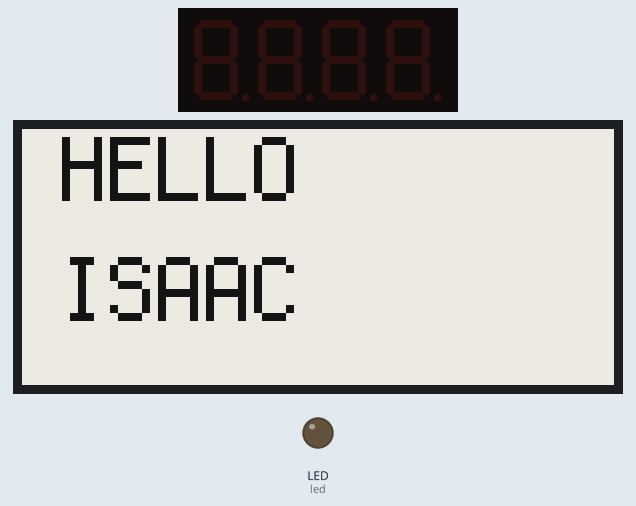
Simulated run of this program. Board: CircuitPython board. Parts: 4-digit seven-segment display, 296×128 one-colour display, output pins drawn as LEDs (lit = HIGH). The clock reads 2024-03-15 10:24:30 at power-on unless the program sets it; what the program prints to the serial console is not drawn.

Above: at 4.1 s.
At 4.6 s:
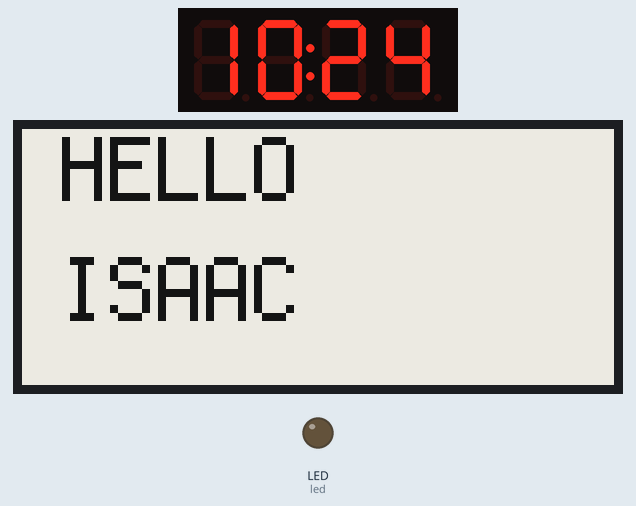
At 30.2 s:
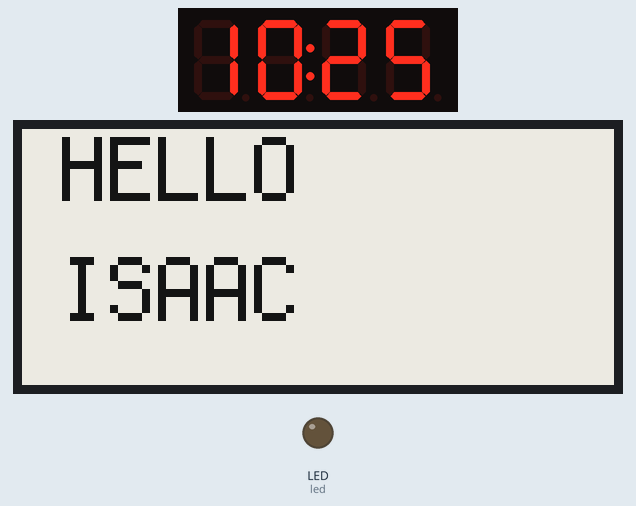

Measured:
- what the display in image 0 shows lasts 0.5 s, from 4.0 s to 4.5 s
- what the display in image 1 shows lasts 25.6 s, from 4.5 s to 30.1 s

The program:

code.py
```python
# Write your code here :-)
import board
import microcontroller
import digitalio
import displayio
from adafruit_display_text import label
import terminalio
import time
import adafruit_ds3231
import adafruit_ht16k33.segments
import adafruit_uc8151d
import busio

BRIGHTNESS = 1.0 / 16.0
WHITE = 0xFFFFFF
BLACK = 0x000000

BACKGROUND_COLOR = WHITE

DISPLAY_WIDTH=296
DISPLAY_HEIGHT=128

displayio.release_displays()
time.sleep(1)

i2c = board.I2C()
ds3231 = adafruit_ds3231.DS3231(i2c)
seg = adafruit_ht16k33.segments.Seg7x4(i2c)
led = digitalio.DigitalInOut(board.LED)
led.direction = digitalio.Direction.OUTPUT
led.value = False

seg.brightness = BRIGHTNESS
# https://cdn-learn.adafruit.com/assets/assets/000/120/560/original/adafruit_products_Artboard_1-100.jpg

EPD_BUSY = microcontroller.pin.GPIO16
EPD_RESET = microcontroller.pin.GPIO17
EPD_DC = microcontroller.pin.GPIO18
EPD_CS = microcontroller.pin.GPIO19
EPD_SCK = microcontroller.pin.GPIO22
EPD_MOSI = microcontroller.pin.GPIO23


epd_spi = busio.SPI(EPD_SCK, MOSI=EPD_MOSI, MISO=None)

display_bus = displayio.FourWire(epd_spi,command=EPD_DC,chip_select=EPD_CS, reset=EPD_RESET, baudrate=1000000)
time.sleep(1)

display = adafruit_uc8151d.UC8151D(
  display_bus,width=DISPLAY_WIDTH,height=DISPLAY_HEIGHT,rotation=90)

g = displayio.Group()

'''
with open("/display-ruler.bmp", "rb") as f:
  pic = displayio.OnDiskBitmap(f)
  t = displayio.TileGrid(pic, pixel_shader=getattr(pic, "pixel_shader", displayio.ColorConverter()))
  print('loaded bmp')
  g.append(t)
'''
background_bitmap = displayio.Bitmap(DISPLAY_WIDTH, DISPLAY_HEIGHT, 1)
palette = displayio.Palette(1)
palette[0] = WHITE
t = displayio.TileGrid(background_bitmap, pixel_shader=palette)
g.append(t)

text = 'HELLO\nISAAC'
font = terminalio.FONT
text_area = label.Label(font,text=text,color=BLACK,scale=4)
text_area.x = 20
text_area.y = 20
g.append(text_area)


print('trying to display')
display.show(g)
display.refresh()
print('done trying.')


while True:
    time.sleep(0.5)
    t = ds3231.datetime
    s = '%02d:%02d' % (ds3231.datetime.tm_hour,ds3231.datetime.tm_min)
    seg.print(s)
    print(s)
```
